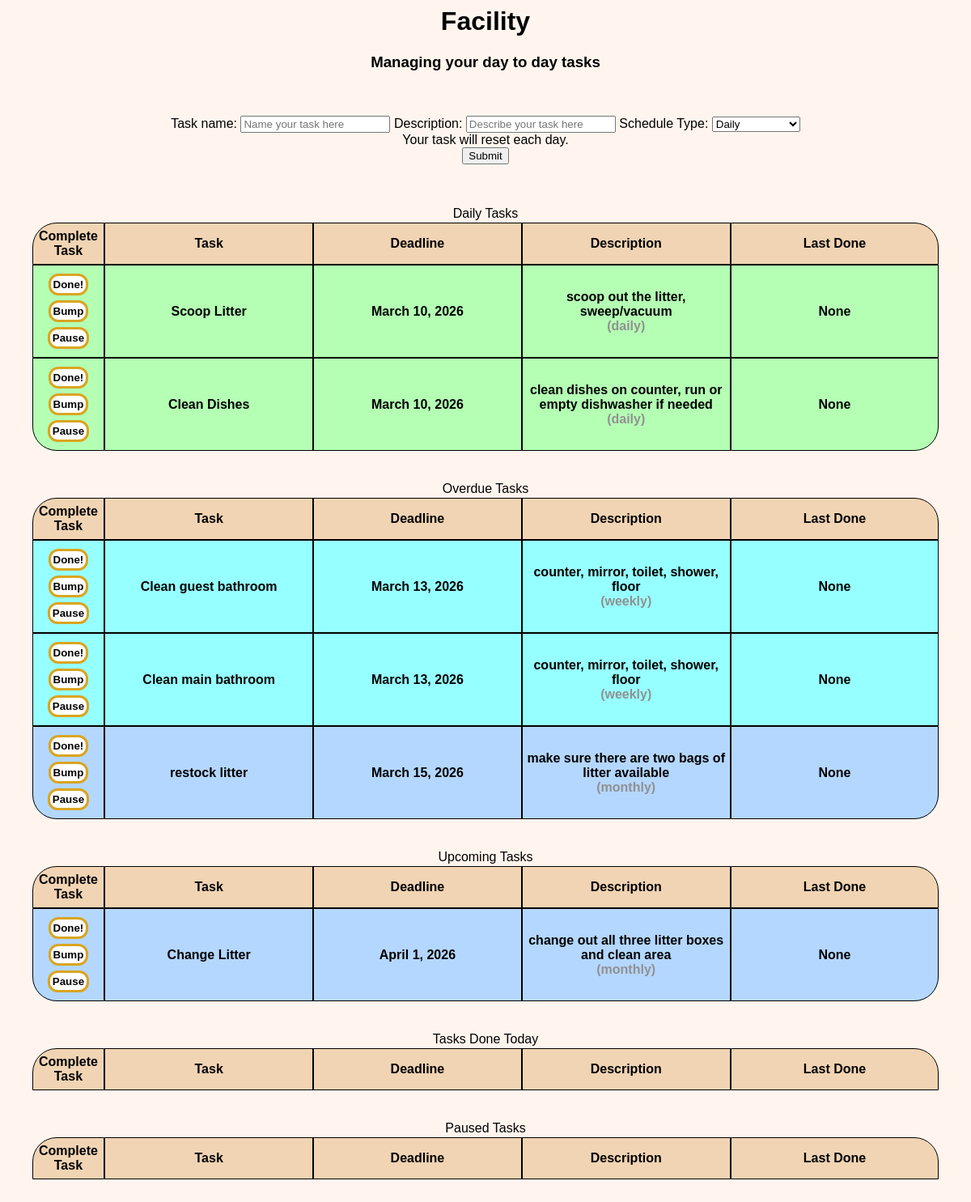
The page / on the database its author committed.
### todo/models.py (models this page shows, shortened)
class Tasks(models.Model):
    task_id = models.AutoField(primary_key=True)
    taskname = models.TextField()
    description = models.TextField(blank=True, null=True)
    deadline = models.DateField(blank=True, null=True)
    schedule_type = models.TextField(default="daily") #daily, weekly, monthly, quarterly, yearly, period, single
    interval = models.IntegerField(blank=True, null=True)
    status = models.TextField(default="active") #active, paused, archive
    previous = models.DateTimeField(blank=True, null=True)

### todo/views.py (the view)
# urls.py: 2. Add a URL to urlpatterns:  path('', views.home, name='home')
def home(request):
    task_data = Tasks.objects #.filter(user=request.user)
    task_groups = get_task_groups(task_data)
    response = render(request, "dashboard.html", context={"task_groups": task_groups})
    return response

### todo/Templates/dashboard.html (shortened to what this page needs)
{% extends 'base.html' %}
{% block content %}
<html>
<body>
    <h1>Facility</h1>
    <h3>Managing your day to day tasks</h3>
<br>
<br>
<form id="new_task" class="centered">
    <label for name="taskname">Task name:</label>
        <input type="text" name="taskname" placeholder="Name your task here">
    <label for name="description">Description:</label>
        <input type="text" name="description" placeholder="Describe your task here">
    <label for name="schedule_type">Schedule Type:</label>
        <select name="schedule_type" hx-trigger="change" hx-post="/schedule_type_select" hx-target="#interval_selector" hx-swap="OuterHTML" hx-include="#schedule_type">
            <option value="daily">Daily</option>
        </select>
    <div class="interval_selector" id="interval_selector">
        <label for name="interval">Your task will reset each day.</label>
            <input type="hidden" name="interval" value="1"></div>
    <input type="submit" hx-post="/create_task/" hx-target="#new_task" hx-swap="OuterHTML" hx-includes="#new_task">
</form>
<br><br>
<table class="center_table" id="daily">
    <caption>Daily Tasks</caption>
    <tr>
        <th class="button_column">Complete Task</th>
        <th>Task</th>
        <th>Deadline</th>
        <th>Description</th>
        <th>Last Done</th>
    </tr>
    {% for task in task_groups.daily %}
    <tr class="{{task.schedule_type}}">
        <td id="task_{{task.task_id}}" class="button_column">
            <button hx-post="/log_task/{{task.task_id}}" hx-target="body">Done!</button>
            <br><button hx-post="/bump_task/{{task.task_id}}" hx-target="body">Bump</button>
            <br><button hx-post="/pause_task/{{task.task_id}}" hx-target="body">Pause</button>
        </td>
        <td>{{task.taskname}}</td>
        <td>{{task.deadline}}</td>
        <td>{{task.description}}<br><div class="schedule_type">({{task.schedule_type}})</div></td>
        <td>{{task.previous}}</td>
    </tr>
    {% endfor %}
</table><br>
<br>
<table class="center_table" id="overdue">
    <caption>Overdue Tasks</caption>
    <tr>
        <th class="button_column">Complete Task</th>
        <th>Task</th>
        <th>Deadline</th>
        <th>Description</th>
        <th>Last Done</th>
    </tr>
    {% for task in task_groups.overdue %}
    <tr class="{{task.schedule_type}}">
        <td id="task_{{task.task_id}}" class="button_column">
            <button hx-post="/log_task/{{task.task_id}}" hx-target="body">Done!</button>
            <br><button hx-post="/bump_task/{{task.task_id}}" hx-target="body">Bump</button>
            <br><button hx-post="/pause_task/{{task.task_id}}" hx-target="body">Pause</button>
        </td>
        <td>{{task.taskname}}</td>
        <td>{{task.deadline}}</td>
        <td>{{task.description}}<br><div class="schedule_type">({{task.schedule_type}})</div></td>
        <td>{{task.previous}}</td>
    </tr>
    {% endfor %}
</table><br>
<br>
<table class="center_table" id="upcoming">
    <caption>Upcoming Tasks</caption>
    <tr>
        <th class="button_column">Complete Task</th>
        <th>Task</th>
        <th>Deadline</th>
        <th>Description</th>
        <th>Last Done</th>
    </tr>
    {% for task in task_groups.upcoming %}
    <tr class="{{task.schedule_type}}">
        <td id="task_{{task.task_id}}" class="button_column">
            <button hx-post="/log_task/{{task.task_id}}" hx-target="body">Done!</button>
            <br><button hx-post="/bump_task/{{task.task_id}}" hx-target="body">Bump</button>
            <br><button hx-post="/pause_task/{{task.task_id}}" hx-target="body">Pause</button>
        </td>
        <td>{{task.taskname}}</td>
        <td>{{task.deadline}}</td>
        <td>{{task.description}}<br><div class="schedule_type">({{task.schedule_type}})</div></td>
        <td>{{task.previous}}</td>
    </tr>
    {% endfor %}
</table>
<br>
<br>
<table class="center_table" id="today">
    <caption>Tasks Done Today</caption>
    <tr>
        <th class="button_column">Complete Task</th>
        <th>Task</th>
        <th>Deadline</th>
        <th>Description</th>
        <th>Last Done</th>
    </tr>
</table><br>
<br>
<table class="center_table" id="paused">
    <caption>Paused Tasks</caption>
    <tr>
        <th class="button_column">Complete Task</th>
        <th>Task</th>
        <th>Deadline</th>
        <th>Description</th>
        <th>Last Done</th>
    </tr>
</table>
<br>
</body>
</html>
{% endblock %}

### todo/Templates/base.html (shortened to what this page needs)
{% load static %}
<html>
    <head>
        <link rel="stylesheet" href="{% static 'base.css' %}">
    </head>
<body hx-headers='{"X-CSRFToken": "{{csrf_token}}"}'>
{% block content %}
{% endblock %}
</body>
</html>

### static/base.css (style rules this page uses)
* { font-family: 'Trebuchet MS', 'Lucida Sans Unicode', 'Lucida Grande', 'Lucida Sans', Arial, sans-serif; }
body { background-color: seashell; }
h1 { text-align: center; }
h3 { text-align: center; }
button { background-color: white; font-weight: bold; border-style: solid; border-color: goldenrod; border-radius: 12px; border-width: 3px; color: black; padding: 3px; margin: 3px; }
.centered { text-align: center; }
.center_table { margin: 0px auto; width: 95%; padding: 2px; border-collapse: separate; border-spacing: 0; }
.center_table th { background-color: rgb(241, 212, 179); width: 23%; border: 1px solid; font-weight: 600; text-align: center; padding: 7px; }
.center_table td { border: 1px solid; width: 23%; font-weight: 600; text-align: center; padding-top: 7px; padding-bottom: 7px; }
.center_table th:first-of-type { border-top-left-radius: 30px; width: 8%; }
.center_table th:last-of-type { border-top-right-radius: 30px; }
.center_table tr:last-of-type td:first-of-type { border-bottom-left-radius: 30px; }
.center_table tr:last-of-type td:last-of-type { border-bottom-right-radius: 30px; }
.center_table td.button_column { width: 8%; }
.daily { background-color: #B4FFB4; }
.weekly { background-color: #96FFFF; }
.monthly { background-color: #B4D7FF; }
.schedule_type { color: rgb(146, 145, 145); }

### rows shown on the page
Tasks: taskname "Scoop Litter", deadline "March 10, 2026", description "scoop out the litter, sweep/vacuum", schedule_type "daily", previous "None"
Tasks: taskname "Clean Dishes", deadline "March 10, 2026", description "clean dishes on counter, run or empty dishwasher if needed", schedule_type "daily", previous "None"
Tasks: taskname "Clean guest bathroom", deadline "March 13, 2026", description "counter, mirror, toilet, shower, floor", schedule_type "weekly", previous "None"
Tasks: taskname "Clean main bathroom", deadline "March 13, 2026", description "counter, mirror, toilet, shower, floor", schedule_type "weekly", previous "None"
Tasks: taskname "restock litter", deadline "March 15, 2026", description "make sure there are two bags of litter available", schedule_type "monthly", previous "None"
Tasks: taskname "Change Litter", deadline "April 1, 2026", description "change out all three litter boxes and clean area", schedule_type "monthly", previous "None"
